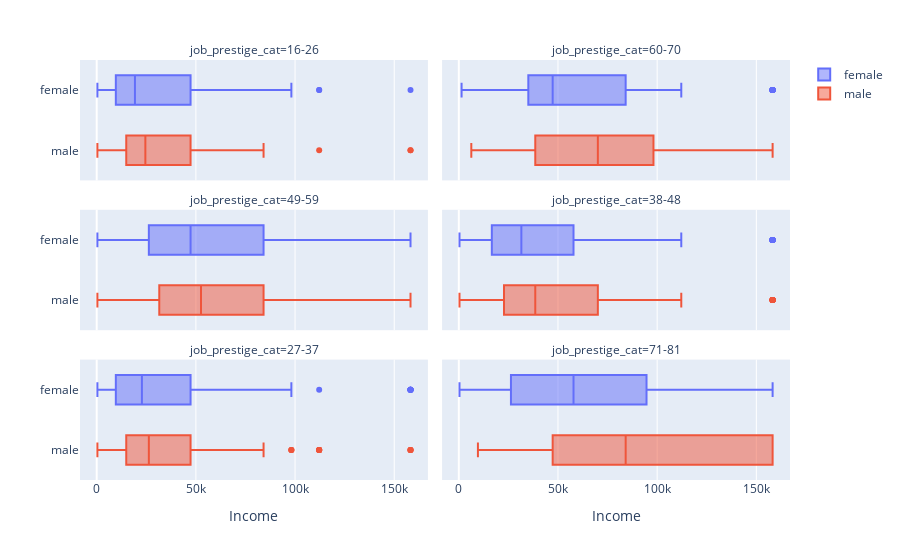

The notebook cell this image was saved under:
### Code cell
fig_facet = px.box(gss_facet, 
                   x='income', 
                   y='sex', 
                   color='sex', 
             facet_col='job_prestige_cat', 
                   facet_col_wrap=2,
            labels={'income':'Income', 
                    'sex':''})
fig_facet.update(layout=dict(title=dict(x=0.5)))
fig_facet.show()

### Figure 1 — Plotly figure (JSON) as saved in the notebook; plotly's stock layout.template omitted (floating-point values rounded to 4 significant figures; data arrays with more than 128 entries replaced by an {"elided": "..."} marker saying what was removed)
{"data": [{"alignmentgroup": "True", "hovertemplate": "=%{y}<br>job_prestige_cat=16-26<br>Income=%{x}<extra></extra>", "legendgroup": "female", "marker": {"color": "#636efa"}, "name": "female", "notched": false, "offsetgroup": "female", "orientation": "h", "showlegend": true, "type": "box", "x": [22780.0, 31545, 3856.0, 26290.0, 98140, 22780.0, 7886.0, 3856.0, 47320.0, 47320.0, 26290.0, 22780.0, 4556.0, 57830.0, 31545, 47320.0, 26290.0, 3154.0, 31545, 84120, 38555, 22780.0, 19280.0, 84120, 47320.0, 31545, 2454.0, 350.5, 57830.0, 47320.0, 3856.0, 47320.0, 158200.0, 13140.0, 9639.0, 112160, 70100, 7886.0, 47320.0, 14900.0, 19280.0, 5258.0, 70100, 9639.0, 350.5, 3856.0, 19280.0, 38555, 19280.0, 9639.0, 13140.0, 38555, 84120, 16650.0, 19280.0, 19280.0, 38555, 16650.0, 19280.0, 38555, 6309, 70100, 16650.0, 11390.0, 3154.0, 7886.0, 5258.0, 22780.0, 47320.0, 31545, 47320.0, 70100, 2454.0, 6309, 26290.0, 7886.0, 57830.0, 26290.0, 19280.0, 22780.0, 57830.0, 7886.0, 16650.0, 9639.0, 3154.0, 11390.0, 38555, 14900.0, 9639.0, 2454.0, 19280.0, 14900.0, 19280.0, 1402, 112160, 7886.0, 57830.0, 11390.0, 38555, 22780.0, 57830.0, 19280.0, 7886.0, 9639.0, 70100, 14900.0, 14900.0, 57830.0, 70100, 11390.0, 14900.0, 47320.0, 19280.0, 57830.0, 19280.0, 70100, 26290.0, 57830.0, 38555, 1402, 31545, 26290.0, 6309, 6309, 70100], "x0": " ", "xaxis": "x5", "y": ["female", "female", "female", "female", "female", "female", "female", "female", "female", "female", "female", "female", "female", "female", "female", "female", "female", "female", "female", "female", "female", "female", "female", "female", "female", "female", "female", "female", "female", "female", "female", "female", "female", "female", "female", "female", "female", "female", "female", "female", "female", "female", "female", "female", "female", "female", "female", "female", "female", "female", "female", "female", "female", "female", "female", "female", "female", "female", "female", "female", "female", "female", "female", "female", "female", "female", "female", "female", "female", "female", "female", "female", "female", "female", "female", "female", "female", "female", "female", "female", "female", "female", "female", "female", "female", "female", "female", "female", "female", "female", "female", "female", "female", "female", "female", "female", "female", "female", "female", "female", "female", "female", "female", "female", "female", "female", "female", "female", "female", "female", "female", "female", "female", "female", "female", "female", "female", "female", "female", "female", "female", "female", "female", "female", "female"], "y0": " ", "yaxis": "y5"}, {"alignmentgroup": "True", "hovertemplate": "=%{y}<br>job_prestige_cat=60-70<br>Income=%{x}<extra></extra>", "legendgroup": "female", "marker": {"color": "#636efa"}, "name": "female", "notched": false, "offsetgroup": "female", "orientation": "h", "showlegend": false, "type": "box", "x": {"elided": "184 float values"}, "x0": " ", "xaxis": "x6", "y": {"elided": "184 str values"}, "y0": " ", "yaxis": "y6"}, {"alignmentgroup": "True", "hovertemplate": "=%{y}<br>job_prestige_cat=49-59<br>Income=%{x}<extra></extra>", "legendgroup": "female", "marker": {"color": "#636efa"}, "name": "female", "notched": false, "offsetgroup": "female", "orientation": "h", "showlegend": false, "type": "box", "x": {"elided": "182 float values"}, "x0": " ", "xaxis": "x3", "y": {"elided": "182 str values"}, "y0": " ", "yaxis": "y3"}, {"alignmentgroup": "True", "hovertemplate": "=%{y}<br>job_prestige_cat=38-48<br>Income=%{x}<extra></extra>", "legendgroup": "female", "marker": {"color": "#636efa"}, "name": "female", "notched": false, "offsetgroup": "female", "orientation": "h", "showlegend": false, "type": "box", "x": {"elided": "357 float values"}, "x0": " ", "xaxis": "x4", "y": {"elided": "357 str values"}, "y0": " ", "yaxis": "y4"}, {"alignmentgroup": "True", "hovertemplate": "=%{y}<br>job_prestige_cat=27-37<br>Income=%{x}<extra></extra>", "legendgroup": "female", "marker": {"color": "#636efa"}, "name": "female", "notched": false, "offsetgroup": "female", "orientation": "h", "showlegend": false, "type": "box", "x": {"elided": "234 float values"}, "x0": " ", "xaxis": "x", "y": {"elided": "234 str values"}, "y0": " ", "yaxis": "y"}, {"alignmentgroup": "True", "hovertemplate": "=%{y}<br>job_prestige_cat=71-81<br>Income=%{x}<extra></extra>", "legendgroup": "female", "marker": {"color": "#636efa"}, "name": "female", "notched": false, "offsetgroup": "female", "orientation": "h", "showlegend": false, "type": "box", "x": [38555, 57830.0, 26290.0, 70100, 158200.0, 47320.0, 158200.0, 98140, 158200.0, 26290.0, 5258.0, 84120, 16650.0, 70100, 22780.0, 9639.0, 350.5, 22780.0, 84120, 70100, 158200.0, 158200.0, 22780.0, 84120, 47320.0, 7886.0, 31545, 112160, 158200.0, 70100, 57830.0, 158200.0, 84120, 57830.0, 47320.0, 26290.0, 112160, 57830.0, 57830.0], "x0": " ", "xaxis": "x2", "y": ["female", "female", "female", "female", "female", "female", "female", "female", "female", "female", "female", "female", "female", "female", "female", "female", "female", "female", "female", "female", "female", "female", "female", "female", "female", "female", "female", "female", "female", "female", "female", "female", "female", "female", "female", "female", "female", "female", "female"], "y0": " ", "yaxis": "y2"}, {"alignmentgroup": "True", "hovertemplate": "=%{y}<br>job_prestige_cat=16-26<br>Income=%{x}<extra></extra>", "legendgroup": "male", "marker": {"color": "#EF553B"}, "name": "male", "notched": false, "offsetgroup": "male", "orientation": "h", "showlegend": true, "type": "box", "x": [47320.0, 158200.0, 47320.0, 47320.0, 47320.0, 57830.0, 7886.0, 38555, 16650.0, 38555, 22780.0, 13140.0, 6309, 31545, 31545, 7886.0, 47320.0, 47320.0, 158200.0, 9639.0, 38555, 19280.0, 38555, 22780.0, 57830.0, 38555, 47320.0, 7886.0, 7886.0, 26290.0, 14900.0, 14900.0, 16650.0, 70100, 38555, 19280.0, 1402, 38555, 9639.0, 9639.0, 84120, 22780.0, 70100, 47320.0, 57830.0, 16650.0, 26290.0, 47320.0, 70100, 38555, 38555, 70100, 13140.0, 31545, 38555, 16650.0, 19280.0, 26290.0, 47320.0, 31545, 19280.0, 47320.0, 1402, 9639.0, 22780.0, 22780.0, 7886.0, 22780.0, 112160, 9639.0, 11390.0, 7886.0, 6309, 47320.0, 31545, 14900.0, 19280.0, 19280.0, 350.5, 19280.0, 11390.0, 19280.0, 14900.0, 31545], "x0": " ", "xaxis": "x5", "y": ["male", "male", "male", "male", "male", "male", "male", "male", "male", "male", "male", "male", "male", "male", "male", "male", "male", "male", "male", "male", "male", "male", "male", "male", "male", "male", "male", "male", "male", "male", "male", "male", "male", "male", "male", "male", "male", "male", "male", "male", "male", "male", "male", "male", "male", "male", "male", "male", "male", "male", "male", "male", "male", "male", "male", "male", "male", "male", "male", "male", "male", "male", "male", "male", "male", "male", "male", "male", "male", "male", "male", "male", "male", "male", "male", "male", "male", "male", "male", "male", "male", "male", "male", "male"], "y0": " ", "yaxis": "y5"}, {"alignmentgroup": "True", "hovertemplate": "=%{y}<br>job_prestige_cat=60-70<br>Income=%{x}<extra></extra>", "legendgroup": "male", "marker": {"color": "#EF553B"}, "name": "male", "notched": false, "offsetgroup": "male", "orientation": "h", "showlegend": false, "type": "box", "x": {"elided": "132 float values"}, "x0": " ", "xaxis": "x6", "y": {"elided": "132 str values"}, "y0": " ", "yaxis": "y6"}, {"alignmentgroup": "True", "hovertemplate": "=%{y}<br>job_prestige_cat=49-59<br>Income=%{x}<extra></extra>", "legendgroup": "male", "marker": {"color": "#EF553B"}, "name": "male", "notched": false, "offsetgroup": "male", "orientation": "h", "showlegend": false, "type": "box", "x": {"elided": "184 float values"}, "x0": " ", "xaxis": "x3", "y": {"elided": "184 str values"}, "y0": " ", "yaxis": "y3"}, {"alignmentgroup": "True", "hovertemplate": "=%{y}<br>job_prestige_cat=38-48<br>Income=%{x}<extra></extra>", "legendgroup": "male", "marker": {"color": "#EF553B"}, "name": "male", "notched": false, "offsetgroup": "male", "orientation": "h", "showlegend": false, "type": "box", "x": {"elided": "269 float values"}, "x0": " ", "xaxis": "x4", "y": {"elided": "269 str values"}, "y0": " ", "yaxis": "y4"}, {"alignmentgroup": "True", "hovertemplate": "=%{y}<br>job_prestige_cat=27-37<br>Income=%{x}<extra></extra>", "legendgroup": "male", "marker": {"color": "#EF553B"}, "name": "male", "notched": false, "offsetgroup": "male", "orientation": "h", "showlegend": false, "type": "box", "x": {"elided": "238 float values"}, "x0": " ", "xaxis": "x", "y": {"elided": "238 str values"}, "y0": " ", "yaxis": "y"}, {"alignmentgroup": "True", "hovertemplate": "=%{y}<br>job_prestige_cat=71-81<br>Income=%{x}<extra></extra>", "legendgroup": "male", "marker": {"color": "#EF553B"}, "name": "male", "notched": false, "offsetgroup": "male", "orientation": "h", "showlegend": false, "type": "box", "x": [112160, 84120, 31545, 70100, 158200.0, 158200.0, 158200.0, 84120, 158200.0, 38555, 158200.0, 57830.0, 158200.0, 57830.0, 158200.0, 158200.0, 19280.0, 57830.0, 70100, 22780.0, 31545, 84120, 84120, 84120, 26290.0, 158200.0, 158200.0, 57830.0, 112160, 84120, 47320.0, 38555, 9639.0, 158200.0, 84120, 98140, 57830.0, 38555, 31545, 84120, 98140, 158200.0, 31545, 158200.0, 47320.0, 70100, 112160], "x0": " ", "xaxis": "x2", "y": ["male", "male", "male", "male", "male", "male", "male", "male", "male", "male", "male", "male", "male", "male", "male", "male", "male", "male", "male", "male", "male", "male", "male", "male", "male", "male", "male", "male", "male", "male", "male", "male", "male", "male", "male", "male", "male", "male", "male", "male", "male", "male", "male", "male", "male", "male", "male"], "y0": " ", "yaxis": "y2"}], "layout": {"annotations": [{"font": {}, "showarrow": false, "text": "job_prestige_cat=27-37", "x": 0.245, "xanchor": "center", "xref": "paper", "y": 0.2867, "yanchor": "bottom", "yref": "paper"}, {"font": {}, "showarrow": false, "text": "job_prestige_cat=71-81", "x": 0.755, "xanchor": "center", "xref": "paper", "y": 0.2867, "yanchor": "bottom", "yref": "paper"}, {"font": {}, "showarrow": false, "text": "job_prestige_cat=49-59", "x": 0.245, "xanchor": "center", "xref": "paper", "y": 0.6433, "yanchor": "bottom", "yref": "paper"}, {"font": {}, "showarrow": false, "text": "job_prestige_cat=38-48", "x": 0.755, "xanchor": "center", "xref": "paper", "y": 0.6433, "yanchor": "bottom", "yref": "paper"}, {"font": {}, "showarrow": false, "text": "job_prestige_cat=16-26", "x": 0.245, "xanchor": "center", "xref": "paper", "y": 1.0, "yanchor": "bottom", "yref": "paper"}, {"font": {}, "showarrow": false, "text": "job_prestige_cat=60-70", "x": 0.755, "xanchor": "center", "xref": "paper", "y": 1.0, "yanchor": "bottom", "yref": "paper"}], "autosize": true, "boxmode": "overlay", "legend": {"title": {"text": ""}, "tracegroupgap": 0}, "margin": {"t": 60}, "title": {"x": 0.5}, "xaxis": {"anchor": "y", "autorange": true, "domain": [0, 0.49], "range": [-8419.0, 167000.0], "title": {"text": "Income"}, "type": "linear"}, "xaxis2": {"anchor": "y2", "autorange": true, "domain": [0.51, 1], "matches": "x", "range": [-8419.0, 167000.0], "title": {"text": "Income"}, "type": "linear"}, "xaxis3": {"anchor": "y3", "autorange": true, "domain": [0, 0.49], "matches": "x", "range": [-8419.0, 167000.0], "showticklabels": false, "type": "linear"}, "xaxis4": {"anchor": "y4", "autorange": true, "domain": [0.51, 1], "matches": "x", "range": [-8419.0, 167000.0], "showticklabels": false, "type": "linear"}, "xaxis5": {"anchor": "y5", "autorange": true, "domain": [0, 0.49], "matches": "x", "range": [-8419.0, 167000.0], "showticklabels": false, "type": "linear"}, "xaxis6": {"anchor": "y6", "autorange": true, "domain": [0.51, 1], "matches": "x", "range": [-8419.0, 167000.0], "showticklabels": false, "type": "linear"}, "yaxis": {"anchor": "x", "autorange": true, "categoryarray": ["male", "female"], "categoryorder": "array", "domain": [0, 0.2867], "range": [-0.5, 1.5], "title": {"text": ""}, "type": "category"}, "yaxis2": {"anchor": "x2", "autorange": true, "domain": [0, 0.2867], "matches": "y", "range": [-0.5, 1.5], "showticklabels": false, "type": "category"}, "yaxis3": {"anchor": "x3", "autorange": true, "categoryarray": ["male", "female"], "categoryorder": "array", "domain": [0.3567, 0.6433], "matches": "y", "range": [-0.5, 1.5], "title": {"text": ""}, "type": "category"}, "yaxis4": {"anchor": "x4", "autorange": true, "domain": [0.3567, 0.6433], "matches": "y", "range": [-0.5, 1.5], "showticklabels": false, "type": "category"}, "yaxis5": {"anchor": "x5", "autorange": true, "categoryarray": ["male", "female"], "categoryorder": "array", "domain": [0.7133, 1.0], "matches": "y", "range": [-0.5, 1.5], "title": {"text": ""}, "type": "category"}, "yaxis6": {"anchor": "x6", "autorange": true, "domain": [0.7133, 1.0], "matches": "y", "range": [-0.5, 1.5], "showticklabels": false, "type": "category"}}}
